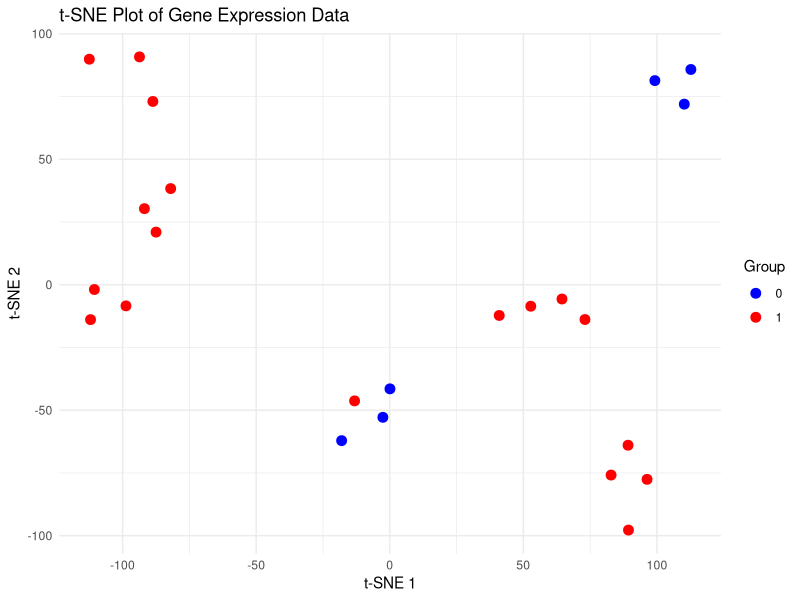
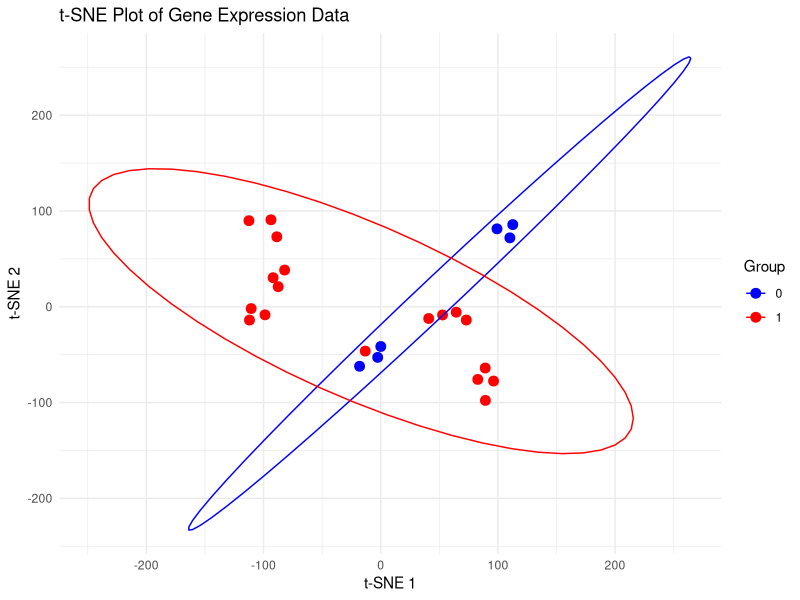
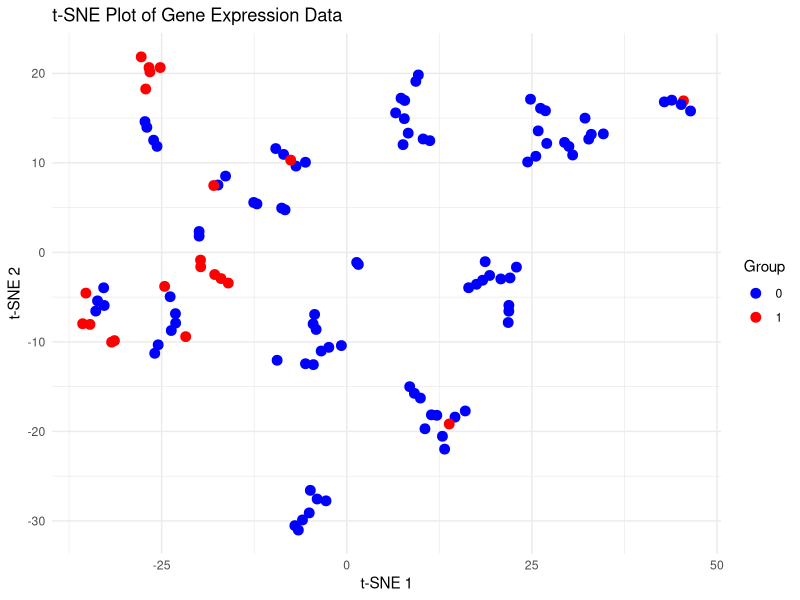
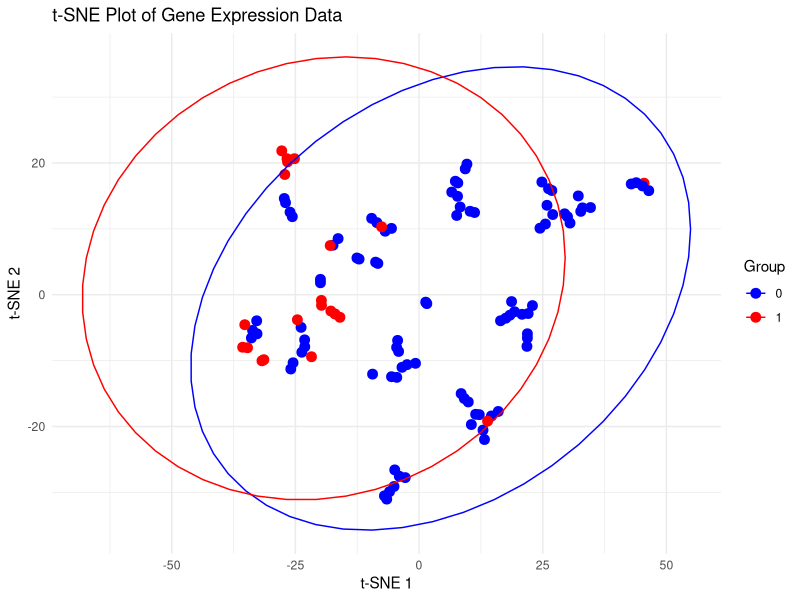
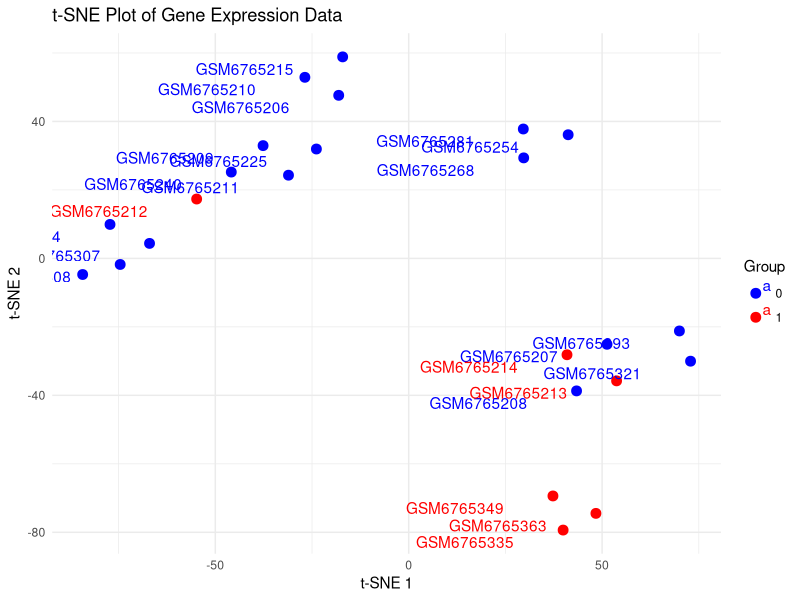
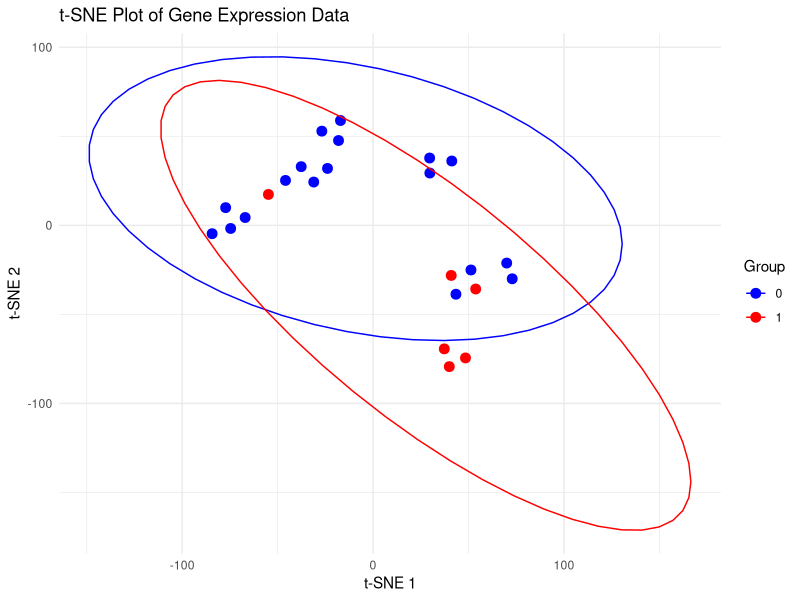

Reproduce these figures in R, in order.

########################################################################################
# Install required packages if not already installed
#install.packages("Rtsne")
#install.packages("ggplot2")
packageVersion("Rtsne")
# Load the libraries
library(Rtsne)
library(ggplot2)
setwd("E:/DWCT/DEG/GSE219036_6_june/JUNE_24/PCA")

# Load the gene expression dataset
data_matrix <- read.csv("27_Rna_count.csv", header = TRUE, row.names = 1)
data_matrix <- read.csv("27_Rna_all_tsne.csv", header = TRUE, row.names = 1)

# Load the metadata
metadata <- read.csv("27_Rna_meta.csv", header = TRUE, row.names = 1)

# Ensure that the metadata has a column 'ID' for grouping
grouping_variable <- metadata$group
names(grouping_variable) <- rownames(metadata)

# Check that the metadata matches the samples in the data_matrix
if (!all(colnames(data_matrix) %in% names(grouping_variable))) {
  stop("Mismatch between sample names in the data matrix and the metadata")
}

# Reorder the grouping variable to match the sample order in the data matrix
grouping_variable <- grouping_variable[colnames(data_matrix)]

# Convert the grouping variable to a factor
grouping_variable <- as.factor(grouping_variable)

set.seed(42)
# Perform t-SNE
# Note: It's important to scale/normalize your data before applying t-SNE
tsne_result <- Rtsne(t(data_matrix), dims=2, perplexity=3, verbose=TRUE, max_iter=500)

# Create a data frame for plotting
tsne_data <- data.frame(
  X = tsne_result$Y[,1],
  Y = tsne_result$Y[,2],
  Sample = colnames(data_matrix),
  Group = grouping_variable
)

# Plot the t-SNE results using ggplot2
ggplot(tsne_data, aes(x = X, y = Y, color = Group, label = Sample)) +
  geom_point(size = 3) +
  
  theme_minimal() +
  ggtitle("t-SNE Plot of Gene Expression Data") +
  xlab("t-SNE 1") +
  ylab("t-SNE 2") +
  scale_color_manual(values = c("0" = "blue", "1" = "red"))  # Adjust colors as necessary


ggplot(tsne_data, aes(x = X, y = Y, color = Group)) +
  geom_point(size = 3) +
  stat_ellipse(aes(group = Group), type = "norm", level = 0.95) +  # Add ellipses around groups
  theme_minimal() +
  ggtitle("t-SNE Plot of Gene Expression Data") +
  xlab("t-SNE 1") +
  ylab("t-SNE 2") +
  scale_color_manual(values = c("0" = "blue", "1" = "red"))  # Adjust colors as necessary


############################################  micro ############################################
# Install required packages if not already installed
install.packages("Rtsne")
install.packages("ggplot2")

# Load the libraries
library(Rtsne)
library(ggplot2)

# Load the gene expression dataset
data_matrix <- read.csv("27_micro_top_10_tSNE.csv", header = TRUE, row.names = 1)
#data_matrix <- read.csv("27_Rna_all_tsne.csv", header = TRUE, row.names = 1)

# Remove columns with missing values
data_matrix <- data_matrix[, colSums(is.na(data_matrix)) == 0]

# Load the metadata
metadata <- read.csv("Meta_Biggest_GSE11234.csv", header = TRUE, row.names = 1) 

# Ensure that the metadata has a column 'ID' for grouping
grouping_variable <- metadata$group
names(grouping_variable) <- rownames(metadata)

# Check that the metadata matches the samples in the data_matrix
if (!all(colnames(data_matrix) %in% names(grouping_variable))) {
  stop("Mismatch between sample names in the data matrix and the metadata")
}

# Reorder the grouping variable to match the sample order in the data matrix
grouping_variable <- grouping_variable[colnames(data_matrix)]

# Convert the grouping variable to a factor
grouping_variable <- as.factor(grouping_variable)

# Perform t-SNE
# Note: It's important to scale/normalize your data before applying t-SNE
tsne_result <- Rtsne(t(data_matrix), dims=2, perplexity=3, verbose=TRUE, max_iter=500)

# Create a data frame for plotting
tsne_data <- data.frame(
  X = tsne_result$Y[,1],
  Y = tsne_result$Y[,2],
  Sample = colnames(data_matrix),
  Group = grouping_variable
)

# Plot the t-SNE results using ggplot2
ggplot(tsne_data, aes(x = X, y = Y, color = Group, label = Sample)) +
  geom_point(size = 3) +
  
  theme_minimal() +
  ggtitle("t-SNE Plot of Gene Expression Data") +
  xlab("t-SNE 1") +
  ylab("t-SNE 2") +
  scale_color_manual(values = c("0" = "blue", "1" = "red"))  # Adjust colors as necessary


ggplot(tsne_data, aes(x = X, y = Y, color = Group)) +
  geom_point(size = 3) +
  stat_ellipse(aes(group = Group), type = "norm", level = 0.95) +  # Add ellipses around groups
  theme_minimal() +
  ggtitle("t-SNE Plot of Gene Expression Data") +
  xlab("t-SNE 1") +
  ylab("t-SNE 2") +
  scale_color_manual(values = c("0" = "blue", "1" = "red"))  # Adjust colors as necessary

############################################### 13 rna ###############################################


########################################################################################
# Install required packages if not already installed
install.packages("Rtsne")
install.packages("ggplot2")

# Load the libraries
library(Rtsne)
library(ggplot2)

# Load the gene expression dataset
data_matrix <- read.csv("13_rna_count2.csv", header = TRUE, row.names = 1)
#data_matrix <- read.csv("27_Rna_all_tsne.csv", header = TRUE, row.names = 1)
data_matrix <- read.csv("27_RNA_PLAGL1.csv", header = TRUE, row.names = 1)
data <- read.csv("13_RNA_Count.csv")
data <- data[-1]
data <- data[c(6, 9), ]
data_matrix <- data

data_matrix <- read.csv("6_AUC_RNA_Count.csv", header = TRUE, row.names = 1)
data_matrix <- data_matrix[c(3,5), ]

# Load the metadata
metadata <- read.csv("13_RNA_Meta.csv", header = TRUE, row.names = 1)

# Ensure that the metadata has a column 'ID' for grouping
grouping_variable <- metadata$group
names(grouping_variable) <- rownames(metadata)

# Check that the metadata matches the samples in the data_matrix
if (!all(colnames(data_matrix) %in% names(grouping_variable))) {
  stop("Mismatch between sample names in the data matrix and the metadata")
}

# Reorder the grouping variable to match the sample order in the data matrix
grouping_variable <- grouping_variable[colnames(data_matrix)]

# Convert the grouping variable to a factor
grouping_variable <- as.factor(grouping_variable)

# Perform t-SNE
# Note: It's important to scale/normalize your data before applying t-SNE
tsne_result <- Rtsne(t(data_matrix), dims=2, perplexity=5, verbose=TRUE, max_iter=500)

# Create a data frame for plotting
tsne_data <- data.frame(
  X = tsne_result$Y[,1],
  Y = tsne_result$Y[,2],
  Sample = colnames(data_matrix),
  Group = grouping_variable
)

# Plot the t-SNE results using ggplot2
ggplot(tsne_data, aes(x = X, y = Y, color = Group, label = Sample)) +
  geom_point(size = 3) +
  geom_text(vjust = 1.5, hjust = 1.5) +
  theme_minimal() +
  ggtitle("t-SNE Plot of Gene Expression Data") +
  xlab("t-SNE 1") +
  ylab("t-SNE 2") +
  scale_color_manual(values = c("0" = "blue", "1" = "red"))  # Adjust colors as necessary

library(ggplot2)

# Assuming tsne_data is a data frame with columns X, Y, Group, and Sample

ggplot(tsne_data, aes(x = X, y = Y, color = Group)) +
  geom_point(size = 3) +
  stat_ellipse(aes(group = Group), type = "norm", level = 0.95) +  # Add ellipses around groups
  theme_minimal() +
  ggtitle("t-SNE Plot of Gene Expression Data") +
  xlab("t-SNE 1") +
  ylab("t-SNE 2") +
  scale_color_manual(values = c("0" = "blue", "1" = "red"))  # Adjust colors as necessary
